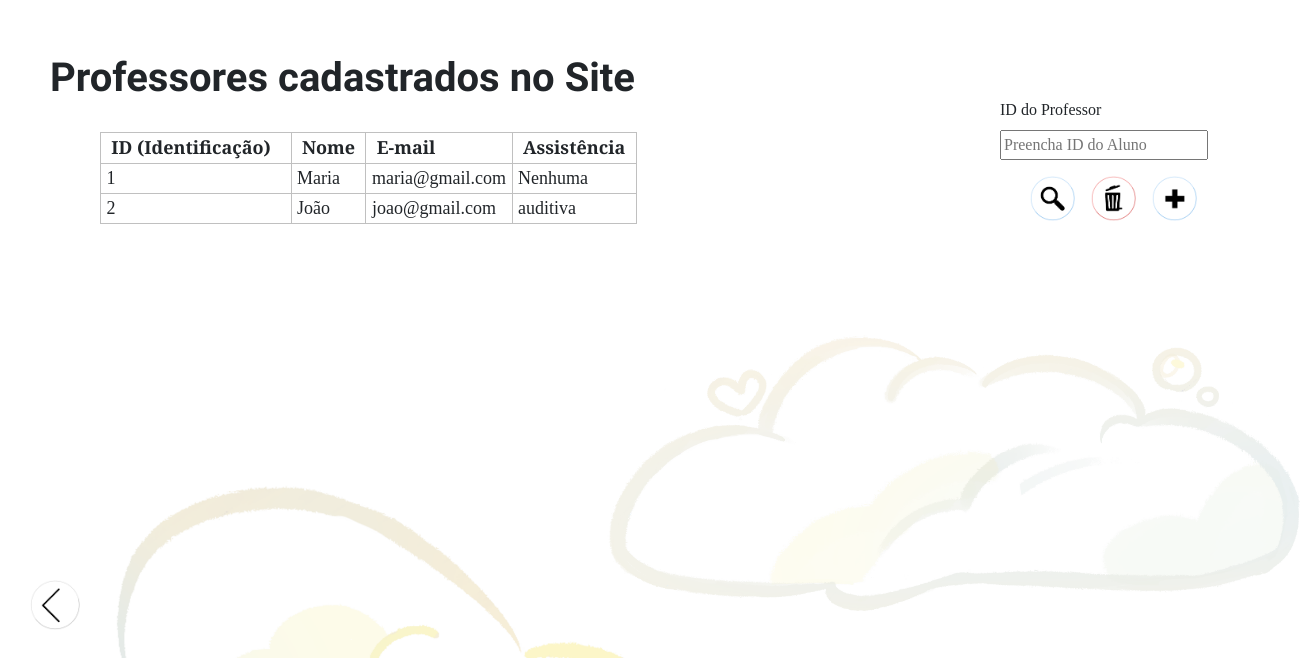
/Site/relatorioprofessor.php, run on the app's committed database.
### tables this page shows
CREATE TABLE `TB_PROFESSOR` (
  `ID_PROF` int(11) NOT NULL,
  `NOME_PROF` varchar(60) NOT NULL,
  `EMAIL_PROF` varchar(60) NOT NULL,
  `SENHA_PROF` varchar(16) NOT NULL,
  `ASSISTENCIA_PROF` varchar(20) NOT NULL
);

### Site/relatorioprofessor.php (the view, shortened to what this page needs)
<!DOCTYPE html>
<html>
<head>
	<link rel="stylesheet" href="https://stackpath.bootstrapcdn.com/bootstrap/4.3.1/css/bootstrap.min.css">
</head>
<body>
<?php
include"conect.php";
	$Matriz=$conexao->prepare("select* FROM TB_PROFESSOR");
	echo "<br><br>
	<b style='font-family:Megrim; font-size:40px; margin-left:50px'> Professores cadastrados no Site </b><br><br>";
	$Matriz->execute();
	echo "<table border=1 class='tab01'>";
	echo "<tr>";
	echo "<td><b>&nbsp ID (Identificação) &nbsp&nbsp&nbsp</td>";
	echo "<td><b>&nbsp Nome &nbsp</td>";
	echo "<td><b>&nbsp E-mail &nbsp</td>";
	echo "<td><b>&nbsp Assistência &nbsp </b></td>";
	echo "</tr>";
	while ($Linha = $Matriz->fetch(PDO::FETCH_OBJ))
	{
		$idProf = $Linha->ID_PROF;
		$nomeProf = $Linha->NOME_PROF;
		$emailProf = $Linha->EMAIL_PROF;
		$assistenciaProf = $Linha->ASSISTENCIA_PROF;
	echo "<tr>";
	echo "<td>&nbsp".$idProf."&nbsp</td>";
	echo "<td>&nbsp".$nomeProf."&nbsp</td>";
	echo "<td>&nbsp".$emailProf."&nbsp</td>";
	echo "<td>&nbsp".$assistenciaProf."&nbsp</td>";
	echo "</tr>";
	}
	echo "</table>";
	if (isset($_REQUEST['valor']) and ($_REQUEST['valor'] == 'enviado'))
	{
		if ($_POST["id_professor"]!="") $_SESSION['IdProf'] = $_POST['id_professor'];
		$Botao=$_POST["Botao"];
		if ($Botao == "Excluir")
		{
			include"alterarprofessor2.php";
		}
		if ($Botao == "Localizar")
		{
			include"localizarprofessor.php";
		}
		if ($Botao == "Cadastrar")
		{
			echo ("<script>
                   	window.location.href='cadastroprof.php';
                    </script>");
		}
	}
	else
	{
		?>
		<br>
		<div class="formulario">
		<form name="form1" action="relatorioprofessor.php?valor=enviado" method="POST">
			<div class="form-group">
				<label for="id"> ID do Professor </label><p>
				<input class="input" class="form-control" type="text"  placeholder="Preencha ID do Aluno" name="id_professor">
			</div>
			<div class="form-group">
				<button name="Botao" value="Localizar" input type='submit' class='btnPesquisar'></button>
				<button name="Botao"  value='Excluir' input type='submit' class='btnExcluir' onclick="return confirm('Tem certeza que deseja deletar este registro?')"></button>
				<button name="Botao" value='Cadastrar' class='btnCadastrar' role="Contato"></button>
			</div>
		</form>
		</div>
		<br><br><br><br><br><br><br><br>
		<a href="resposta.php"> <img src="imag/voltar2.png" class="btnVoltar"></a>
		</body>
		<?php
}
?>
</html>

### Site/relatorioprofessor.php (style rules this page uses)
body { background: url("imag/backgroundnuv.png") no-repeat center center fixed; background-size: cover; -webkit-background-size: cover; -moz-background-size: cover; -ms-background-size: cover; -o-background-size: cover; }
.formulario { font-family: 'Alegreya Sans SC'; float: left; margin-top: -150px; margin-left: 1000px; width: 300px; }
.tab01 { font-family: 'Alegreya Sans SC'; margin-left: 100px; font-size: 18px; border-color: #C0C0C0; }
.btnPesquisar { background-image: url("imag/pesquisa2.png"); background-color: Transparent; background-repeat: no-repeat; background-size: 45px 45px; cursor: pointer; width: 45px; height: 45px; border: none; margin-left: 30px; }
.btnCadastrar { background-image: url("imag/add2.png"); background-color: Transparent; background-repeat: no-repeat; background-size: 45px 45px; cursor: pointer; width: 45px; height: 45px; border: none; }
.btnExcluir { background-image: url("imag/excluir2.png"); background-color: Transparent; background-repeat: no-repeat; background-size: 45px 45px; cursor: pointer; width: 45px; height: 45px; border: none; }
.btnVoltar { width: 50px; height: 50px; background-repeat: no-repeat; background-size: 50px 50px; margin-left: 30px; margin-top: 140px; float: left; }

### data on the page
tb_professor: ID_PROF "1", NOME_PROF "Maria", EMAIL_PROF "maria@gmail.com", ASSISTENCIA_PROF "Nenhuma"
tb_professor: ID_PROF "2", NOME_PROF "João", EMAIL_PROF "joao@gmail.com", ASSISTENCIA_PROF "auditiva"
